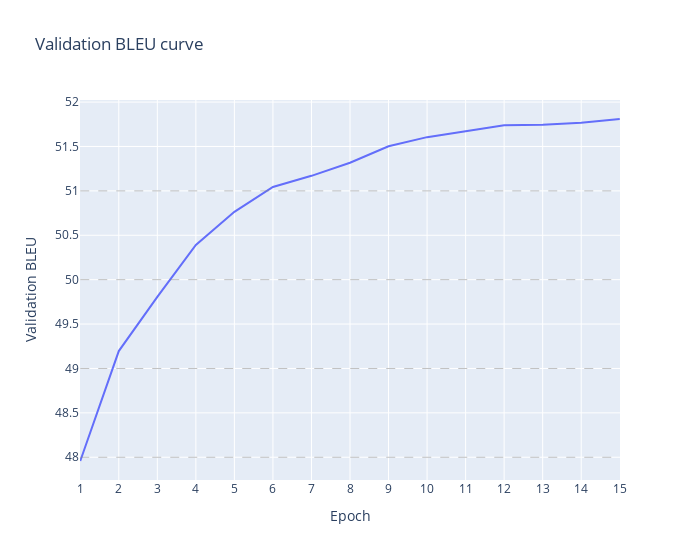

Notebook code for this chart:
### Markdown cell above
### Experiment 1: Initial linear

### Code cell
losses = [47.9579, 49.1962, 49.8059, 50.3917, 50.7639, 51.0444, 51.1695, 51.3172, 51.5025, 51.6052, 51.6721, 51.7399,
          51.7445, 51.7665, 51.8095]
scale_values = [i for i in range(48, 52, 1)]
plot_training_evolution_curve(losses, scale_values)

### Figure 1 — Plotly figure (JSON) as saved in the notebook; plotly's stock layout.template omitted (floating-point values rounded to 4 significant figures)
{"data": [{"mode": "lines", "name": "Validation BLEU", "x": [1, 2, 3, 4, 5, 6, 7, 8, 9, 10, 11, 12, 13, 14, 15], "y": [47.96, 49.2, 49.81, 50.39, 50.76, 51.04, 51.17, 51.32, 51.5, 51.61, 51.67, 51.74, 51.74, 51.77, 51.81], "type": "scatter"}], "layout": {"shapes": [{"line": {"color": "gray", "dash": "dash", "width": 0.5}, "type": "line", "x0": 1, "x1": 15, "y0": 48, "y1": 48}, {"line": {"color": "gray", "dash": "dash", "width": 0.5}, "type": "line", "x0": 1, "x1": 15, "y0": 49, "y1": 49}, {"line": {"color": "gray", "dash": "dash", "width": 0.5}, "type": "line", "x0": 1, "x1": 15, "y0": 50, "y1": 50}, {"line": {"color": "gray", "dash": "dash", "width": 0.5}, "type": "line", "x0": 1, "x1": 15, "y0": 51, "y1": 51}], "xaxis": {"title": {"text": "Epoch"}, "dtick": 1}, "yaxis": {"title": {"text": "Validation BLEU"}}, "title": {"text": "Validation BLEU curve"}, "width": 700}}
